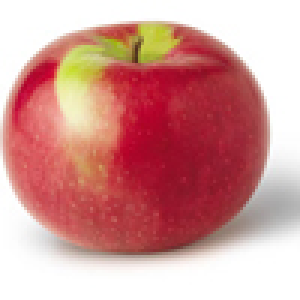
#> input picture Oranges/train/apple_1.jpg, 100 x 100 px, found by its file name (shown 3 times larger); its folder holds only this picture in this run
$ python oranges_identification.py
#> lines starting #> are read from the running program, lines starting #| are printed output that depends on the picture
'''
- take 10 images from the internet

- find features of all of them, put in loop, use hog_rescaled_image for the output

- use KNeighborsClassifier from sklearn

- prediction (orange or apple)
    - give it final image(s) (11th image or test images) to see whether or
      not it is an orange or not

'''

import matplotlib.pyplot as plt

from skimage.feature import hog
from skimage import data, exposure

from sklearn.neighbors import KNeighborsClassifier

import numpy as np

import cv2

from imutils import paths

# initialize matrices

labels = []

hogs = []

images = []

# put all training images into a matrix
def image_path_train():

    for image_path in paths.list_images('train'):

        image = image_path.split('/')[-1]

        images.append(image)

# find features of fruits with HOG
def hog_features():

    # go through image matrix
    for image_var in images:

        # read image
        image = cv2.imread(image_var)
#> image is the input picture: shape (100, 100, 3); mean B, G, R 148.9, 151.7, 210.3

        # resize image
        image = cv2.resize(image, (50, 50))
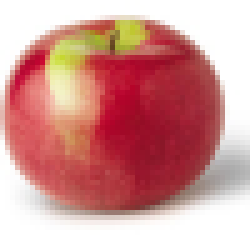
#> image: shape (50, 50, 3) (shown 5 times larger); mean B, G, R 149, 151.8, 210.4

        # grayscale image
        image = cv2.cvtColor(image, cv2.COLOR_BGR2GRAY)
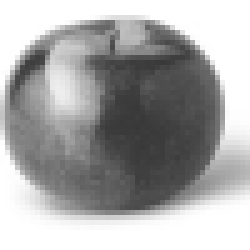
#> image: shape (50, 50) (shown 5 times larger); min 56, max 255, mean 169

        # specify cell size and find features
        H = hog(image, orientations = 8, pixels_per_cell = (5, 5),
                cells_per_block = (1, 1), transform_sqrt = True,
                block_norm = 'L1')
#> H = 800 values, max 1 at index 740, min 0 at index 0, mean 0.117

        # put hog images into matrix
        hogs.append(H)

        # say whether a fruit is an apple or not to train
        if 'apple' in image_var:
            labels.append('apple')
        else:
            labels.append('orange')

# # use KNeighborsClassifier for the model, differentiate images
def test_images():

    model = KNeighborsClassifier(n_neighbors = 2)

    model.fit(hogs, labels)

    for (i, image_path) in enumerate(paths.list_images('test')):

        # read image
        image_color = cv2.imread(image_path)

        # resize image
        image = cv2.resize(image_color, (50, 50))

        # grayscale image
        image = cv2.cvtColor(image, cv2.COLOR_BGR2GRAY)

        # find features of test images
        (H, hog_image) = hog(image, orientations = 8, pixels_per_cell = (5, 5),
                            cells_per_block = (1, 1), transform_sqrt = True,
                            block_norm = 'L1', visualize = True)

        # make prediction
        prediction = model.predict(H.reshape(1, -1))[0]

        cv2.namedWindow('Test image #{}'.format(i + 1), cv2.WINDOW_NORMAL)

        cv2.resizeWindow('Test image #{}'.format(i + 1), 600, 600)

        # put prediction results on screen
        cv2.putText(image_color, prediction.title(), (0, 30),
                    cv2.FONT_HERSHEY_SIMPLEX, 0.25, (0, 255, 0), 1)

        # put image on screen
        cv2.imshow('Test image #{}'.format(i + 1), image_color)

        cv2.waitKey(0)

# call all functions in sequence
def main():

    image_path_train()

    hog_features()

    test_images()


if __name__ == '__main__':
    # call main
    main()

$ run again, on Oranges/train/apple_145.jpg
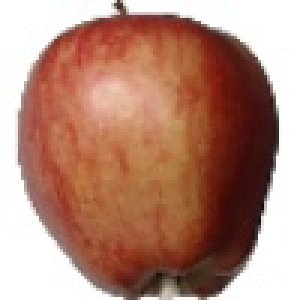
#> input picture Oranges/train/apple_145.jpg, 100 x 100 px, found by its file name (shown 3 times larger)
#> in hog_features, image is the input picture: shape (100, 100, 3); mean B, G, R 121.2, 137.4, 180.6
#> in hog_features, `image = cv2.resize(image, (50, 50))`:
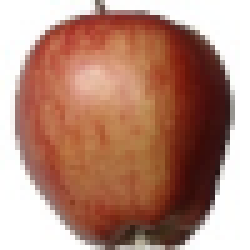
#> image: shape (50, 50, 3) (shown 5 times larger); mean B, G, R 121.4, 137.5, 180.7
#> in hog_features, `image = cv2.cvtColor(image, cv2.COLOR_BGR2GRAY)`:
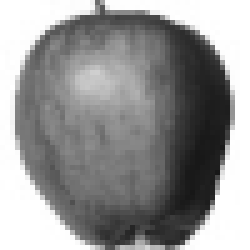
#> image: shape (50, 50) (shown 5 times larger); min 23, max 255, mean 148.6
#> H = 800 values, max 0.997 at index 644, min 0 at index 1, mean 0.122

$ run again, on Oranges/train/apple_166.jpg
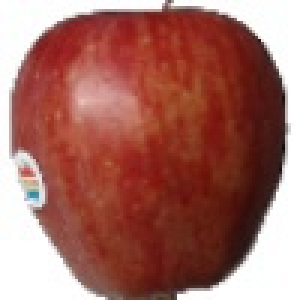
#> input picture Oranges/train/apple_166.jpg, 100 x 100 px, found by its file name (shown 3 times larger)
#> in hog_features, image is the input picture: shape (100, 100, 3); mean B, G, R 99.6, 108.2, 164.4
#> in hog_features, `image = cv2.resize(image, (50, 50))`:
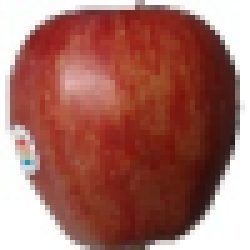
#> image: shape (50, 50, 3) (shown 5 times larger); mean B, G, R 99.7, 108.3, 164.6
#> in hog_features, `image = cv2.cvtColor(image, cv2.COLOR_BGR2GRAY)`:
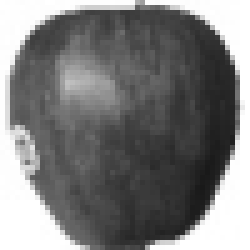
#> image: shape (50, 50) (shown 5 times larger); min 25, max 255, mean 124.1
#> H = 800 values, max 0.999 at index 644, min 0 at index 1, mean 0.124
